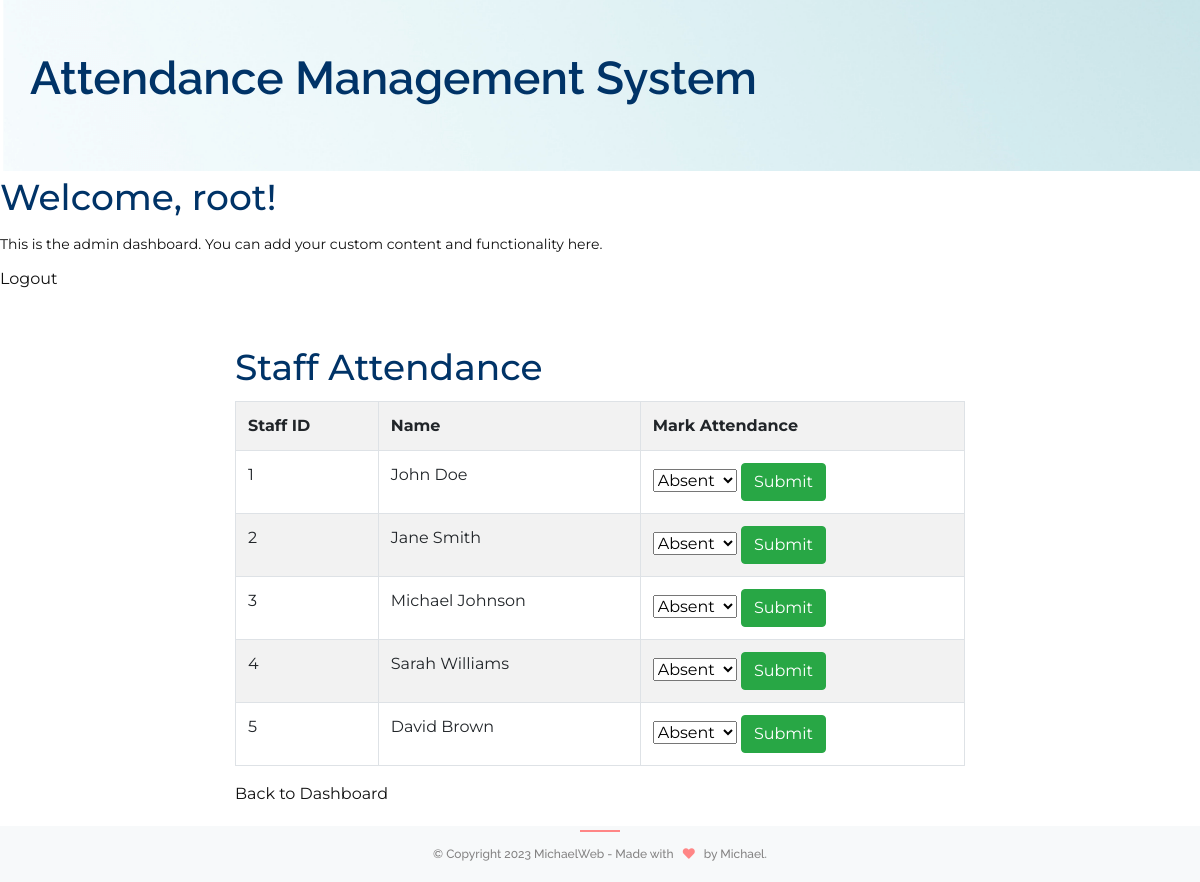
The app's page /staffattendance.php (signed in) with its own data.
### tables this page shows
CREATE TABLE `staff` (
  `id` int(11) NOT NULL,
  `name` varchar(50) NOT NULL,
  `monthly_salary` decimal(10,2) NOT NULL
);

### connection.php (called while the page is built, shortened)
<?php
$username = 'root';

### staffclass.php (called while the page is built, shortened)
<?php
class Staff
{
    private $conn;
    public function __construct($conn)
    {
        $this->conn = $conn;
    }
    public function getAllStaff()
    {
        $sql = "SELECT * FROM staff";
        $result = $this->conn->query($sql);
        $staffData = array();
        while ($row = $result->fetch_assoc()) {
            $staffData[] = $row;
        }
        return $staffData;
    }
}

### staffattendance.php (the view, shortened to what this page needs)
<?php
require_once 'connection.php';
require_once 'staffclass.php';
$staff = new Staff($conn);
$staffList = $staff->getAllStaff();
?>
<!DOCTYPE html>
<html lang="en">
<head>
    <link rel="stylesheet" href="assets/css/flaticon.css">
    <link rel="stylesheet" href="assets/css/fontawesome.min.css">
    <link rel="stylesheet" href="assets/css/bootstrap.min.css">
    <link rel="stylesheet" href="assets/css/animate.css">
    <link rel="stylesheet" href="assets/css/rpopup.min.css">
    <link rel="stylesheet" href="assets/css/slick.css">
    <link rel="stylesheet" href="assets/css/style.css">
    <link rel="stylesheet" href="assets/css/responsive.css">
</head>
<body>
    <main>
        <section class="breadcrumb-area padding-90" style="background-image: url(assets/img/bg/breadcrumb-bg.png)">
            <div class="container-fluid">
                <div class="row">
                    <div class="breadcrumb-content">
                        <div class="col-12 px-0">
                            <div class="page-title">
                                <h1 class="heading-1">Attendance Management System</h1>
                            </div>
                        </div>
                    </div>
                </div>
            </div>
        </section>
        <h2>Welcome, <?php echo $username; ?>!</h2>
        <p>This is the admin dashboard. You can add your custom content and functionality here.</p>
        <a href="logout.php">Logout</a>
        <section class="contact-section padding-20" >
            <div class="container">
                <div class="row">
                    <div class="col-lg-8 offset-lg-2 offset-md-2">
                        <div class="form-area">
                            <div class="form-bottom padding-top-30">
                                <h2>Staff Attendance</h2>
                                <table class="table table-bordered table-striped">
                                    <tr>
                                        <th>Staff ID</th>
                                        <th>Name</th>
                                        <th>Mark Attendance</th>
                                    </tr>
                                    <?php foreach ($staffList as $staffMember) : ?>
                                        <tr>
                                            <td><?php echo $staffMember['id']; ?></td>
                                            <td><?php echo $staffMember['name']; ?></td>
                                            <td>
                                                <form method="POST" action="process_attendance.php">
                                                    <select name="attendance">
                                                        <option value="absent">Absent</option>
                                                    </select>
                                                    <input type="submit" class="btn btn-success" value="Submit">
                                                </form>
                                            </td>
                                        </tr>
                                    <?php endforeach; ?>
                                </table>
                            <a href="admin_dashboard.php">Back to Dashboard</a>
                        </div>
                    </div>
                </div>
            </div>
        </section>
    </main>
    <footer class="footer-area">
        <div class="copyright-area">
            <div class="container">
                <div class="row">
                    <div class="col-lg-12">
                        <div class="copyright-area-inner">
                            &copy; Copyright 2023 MichaelWeb - Made with <span class="coypright-icon"><i class="fas fa-heart"></i></span> by
                            <a href="#" target="_blank">Michael</a>.
                        </div>
                    </div>
                </div>
            </div>
        </div>
    </footer>
</body>
</html>

### assets/css/responsive.css (style rules this page uses)
@media only screen and (min-width: 992px) and (max-width: 1200px) { .breadcrumb-area { padding-left: 30px; padding-right: 30px; } }
@media only screen and (min-width: 992px) and (max-width: 1200px) { .padding-90 { padding-top: 50px; padding-bottom: 50px; } }

### records on screen
staff: id "1", name "John Doe"
staff: id "2", name "Jane Smith"
staff: id "3", name "Michael Johnson"
staff: id "4", name "Sarah Williams"
staff: id "5", name "David Brown"

### other values on screen
$username "root"
